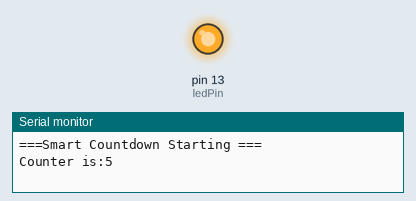
The sketch below on a simulated Arduino Uno, built with avr-gcc and run on an emulated ATmega328P. On the bench: output pins drawn as LEDs (lit = HIGH), the last lines printed to the serial monitor.

Above: at 0.1 s.
At 9.9 s:
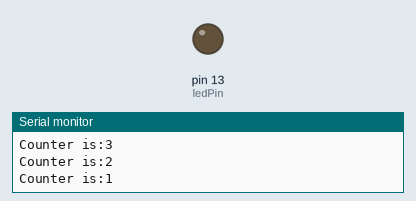
Timing chart, 0 to 11.4 s (numbered marks = the images above):
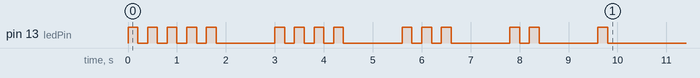

The sketch:

2526402595.ino
```cpp
int startValue = 5;
int ledPin = 13;

void flashLED(int times){
  int flash = 0;

  while (flash < times ){
    digitalWrite(ledPin, HIGH);
    delay(200);
    digitalWrite(ledPin, LOW);
    delay(200);

    flash++;
  }
}


void setup() {
    pinMode(ledPin,OUTPUT);
    Serial.begin(9600);

Serial.println("===Smart Countdown Starting ===");


int count = startValue;

while(count > 0){
Serial.print("Counter is:");
Serial.println(count);

flashLED(count);// blink the LED

delay(1000);
count = count - 1;
 }


Serial.println("=== Countdown Complete ===");
}


void loop() {
}
```
